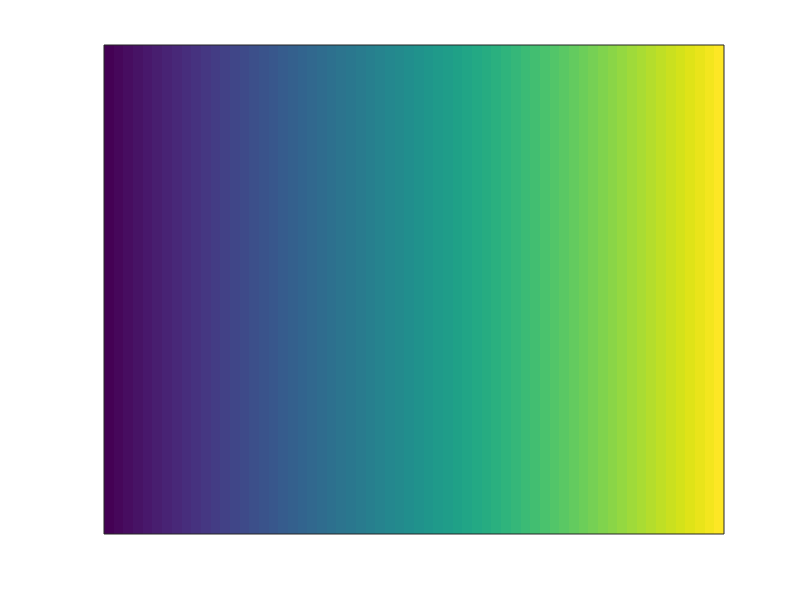

Recreate this plot in MATLAB.

clear;

x = 0:255;
imagesc(x);
set(gca,'xtick',[])
set(gca,'ytick',[])
set(gcf, 'Position',  [100, 300, 300, 40]);

fn = dir(fullfile('','*.mat'));

for ii=1:length(fn)
    if ~strcmp(fn(ii).name,'test_data.mat') % skip test data file
        cmap_name = fn(ii).name(1:(end-4));
        cm = load_cmap(cmap_name,255);
        colormap(cm);
        
        F = getframe(gca);
        imwrite(F.cdata,['docs/',cmap_name,'.jpg']);
    end
end

